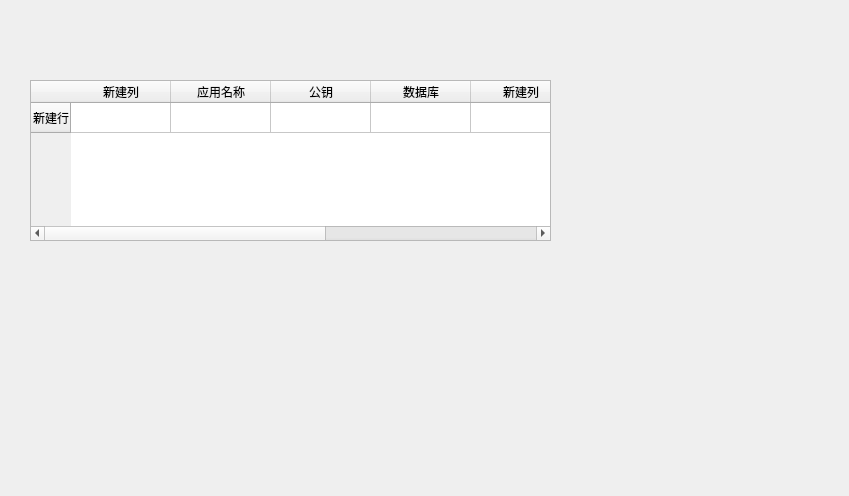
<?xml version="1.0" encoding="UTF-8"?>
<ui version="4.0">
 <class>Dialog</class>
 <widget class="QDialog" name="Dialog">
  <property name="geometry">
   <rect>
    <x>0</x>
    <y>0</y>
    <width>849</width>
    <height>496</height>
   </rect>
  </property>
  <property name="windowTitle">
   <string>Dialog</string>
  </property>
  <widget class="QTableWidget" name="tableWidget">
   <property name="geometry">
    <rect>
     <x>30</x>
     <y>80</y>
     <width>521</width>
     <height>161</height>
    </rect>
   </property>
   <row>
    <property name="text">
     <string>新建行</string>
    </property>
   </row>
   <column>
    <property name="text">
     <string>新建列</string>
    </property>
   </column>
   <column>
    <property name="text">
     <string>应用名称</string>
    </property>
   </column>
   <column>
    <property name="text">
     <string>公钥</string>
    </property>
   </column>
   <column>
    <property name="text">
     <string>数据库</string>
    </property>
   </column>
   <column>
    <property name="text">
     <string>新建列</string>
    </property>
   </column>
   <column>
    <property name="text">
     <string>创建时间</string>
    </property>
   </column>
   <column>
    <property name="text">
     <string>操作</string>
    </property>
   </column>
  </widget>
 </widget>
 <resources/>
 <connections/>
</ui>
